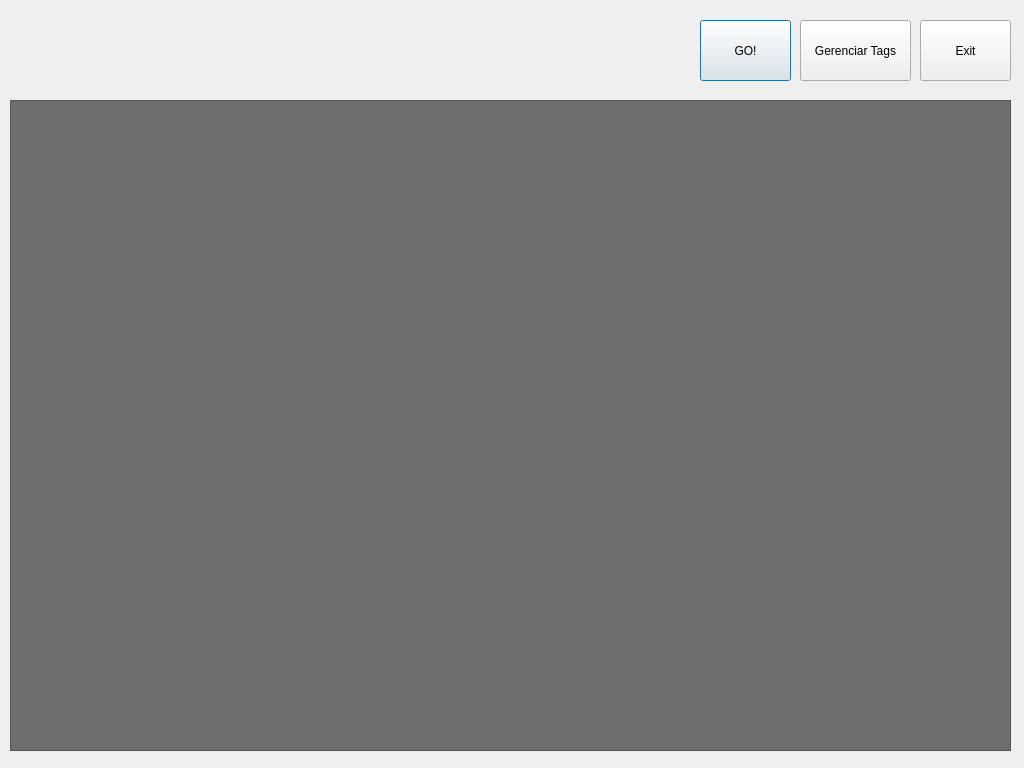
<?xml version="1.0" encoding="UTF-8"?>
<ui version="4.0">
 <class>Dialog</class>
 <widget class="QDialog" name="Dialog">
  <property name="geometry">
   <rect>
    <x>0</x>
    <y>0</y>
    <width>1024</width>
    <height>768</height>
   </rect>
  </property>
  <property name="minimumSize">
   <size>
    <width>1024</width>
    <height>768</height>
   </size>
  </property>
  <property name="maximumSize">
   <size>
    <width>1024</width>
    <height>768</height>
   </size>
  </property>
  <property name="windowTitle">
   <string>YAMO::Yet Another Music Organizer</string>
  </property>
  <property name="toolTip">
   <string/>
  </property>
  <property name="styleSheet">
   <string/>
  </property>
  <widget class="QGraphicsView" name="canvasView">
   <property name="geometry">
    <rect>
     <x>10</x>
     <y>100</y>
     <width>1001</width>
     <height>651</height>
    </rect>
   </property>
   <property name="minimumSize">
    <size>
     <width>1001</width>
     <height>631</height>
    </size>
   </property>
   <property name="cursor" stdset="0">
    <cursorShape>PointingHandCursor</cursorShape>
   </property>
   <property name="styleSheet">
    <string notr="true">background-color: rgb(110, 110, 110);</string>
   </property>
   <property name="frameShape">
    <enum>QFrame::StyledPanel</enum>
   </property>
   <property name="frameShadow">
    <enum>QFrame::Raised</enum>
   </property>
   <property name="lineWidth">
    <number>4</number>
   </property>
   <property name="midLineWidth">
    <number>4</number>
   </property>
   <property name="sceneRect">
    <rectf>
     <x>0.000000000000000</x>
     <y>0.000000000000000</y>
     <width>900.000000000000000</width>
     <height>630.000000000000000</height>
    </rectf>
   </property>
  </widget>
  <widget class="QPushButton" name="btnGo">
   <property name="geometry">
    <rect>
     <x>700</x>
     <y>20</y>
     <width>91</width>
     <height>61</height>
    </rect>
   </property>
   <property name="toolTip">
    <string>Click to visualize collection</string>
   </property>
   <property name="autoFillBackground">
    <bool>false</bool>
   </property>
   <property name="styleSheet">
    <string/>
   </property>
   <property name="text">
    <string>GO!</string>
   </property>
  </widget>
  <widget class="QPushButton" name="btnGerenciarTags">
   <property name="geometry">
    <rect>
     <x>800</x>
     <y>20</y>
     <width>111</width>
     <height>61</height>
    </rect>
   </property>
   <property name="toolTip">
    <string>Click to create a new TAG</string>
   </property>
   <property name="text">
    <string>Gerenciar Tags</string>
   </property>
  </widget>
  <widget class="QPushButton" name="btnExit">
   <property name="geometry">
    <rect>
     <x>920</x>
     <y>20</y>
     <width>91</width>
     <height>61</height>
    </rect>
   </property>
   <property name="toolTip">
    <string>Exit YAMO</string>
   </property>
   <property name="text">
    <string>Exit</string>
   </property>
  </widget>
 </widget>
 <resources/>
 <connections/>
</ui>
